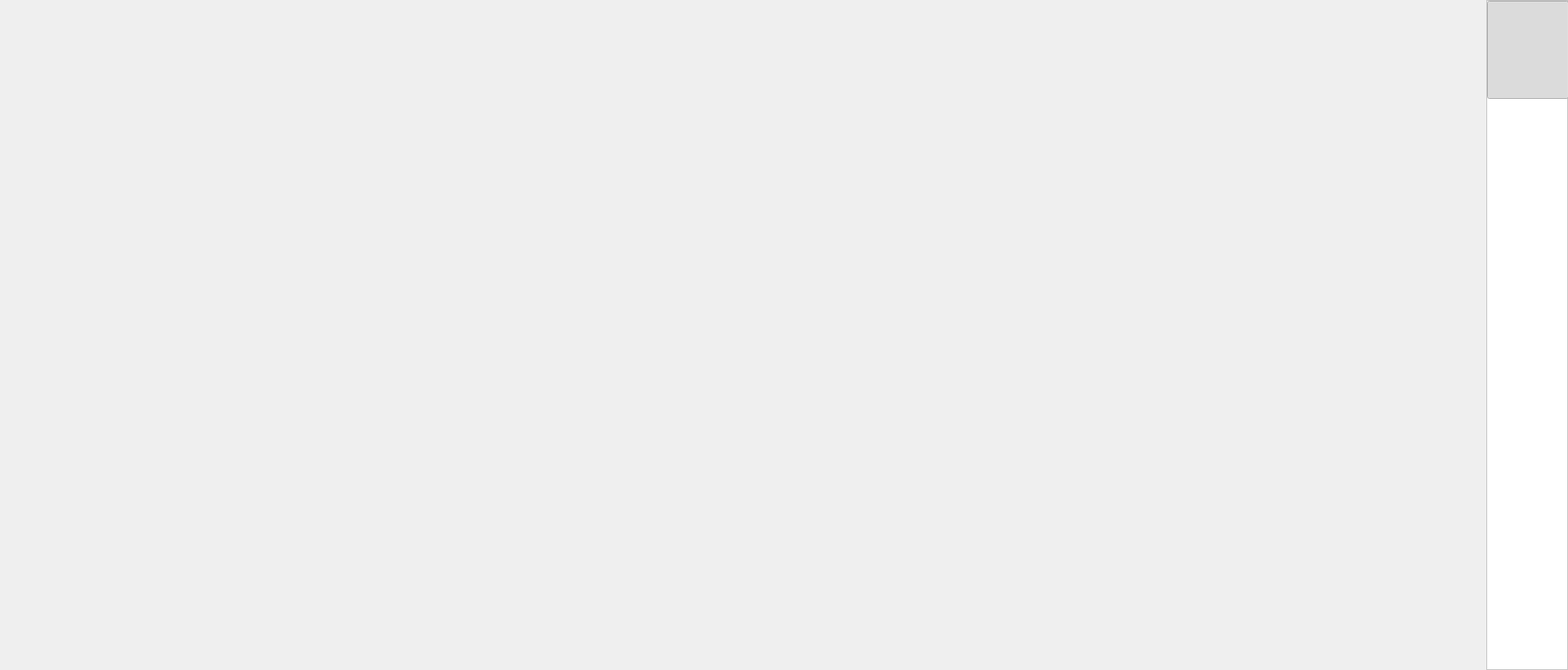
<?xml version="1.0" encoding="UTF-8"?>
<ui version="4.0">
 <class>HelpForm</class>
 <widget class="QWidget" name="HelpForm">
  <property name="geometry">
   <rect>
    <x>0</x>
    <y>0</y>
    <width>1920</width>
    <height>820</height>
   </rect>
  </property>
  <property name="windowTitle">
   <string>Form</string>
  </property>
  <layout class="QHBoxLayout" name="horizontalLayout">
   <property name="spacing">
    <number>0</number>
   </property>
   <property name="leftMargin">
    <number>0</number>
   </property>
   <property name="topMargin">
    <number>0</number>
   </property>
   <property name="rightMargin">
    <number>0</number>
   </property>
   <property name="bottomMargin">
    <number>0</number>
   </property>
   <item>
    <widget class="QStackedWidget" name="stw_View"/>
   </item>
   <item>
    <widget class="QFrame" name="frame_SubNavi">
     <property name="minimumSize">
      <size>
       <width>100</width>
       <height>0</height>
      </size>
     </property>
     <property name="maximumSize">
      <size>
       <width>100</width>
       <height>16777215</height>
      </size>
     </property>
     <property name="styleSheet">
      <string notr="true">QFrame{
	background-color:#FFFFFF;
}</string>
     </property>
     <property name="frameShape">
      <enum>QFrame::StyledPanel</enum>
     </property>
     <property name="frameShadow">
      <enum>QFrame::Raised</enum>
     </property>
     <layout class="QVBoxLayout" name="verticalLayout_13">
      <property name="spacing">
       <number>0</number>
      </property>
      <property name="leftMargin">
       <number>0</number>
      </property>
      <property name="topMargin">
       <number>0</number>
      </property>
      <property name="rightMargin">
       <number>0</number>
      </property>
      <property name="bottomMargin">
       <number>0</number>
      </property>
      <item>
       <widget class="NaviButton" name="btn_About">
        <property name="minimumSize">
         <size>
          <width>100</width>
          <height>120</height>
         </size>
        </property>
        <property name="maximumSize">
         <size>
          <width>100</width>
          <height>120</height>
         </size>
        </property>
        <property name="styleSheet">
         <string notr="true"/>
        </property>
        <property name="text">
         <string/>
        </property>
        <property name="checkable">
         <bool>true</bool>
        </property>
        <property name="checked">
         <bool>true</bool>
        </property>
       </widget>
      </item>
      <item>
       <spacer name="verticalSpacer_11">
        <property name="orientation">
         <enum>Qt::Vertical</enum>
        </property>
        <property name="sizeHint" stdset="0">
         <size>
          <width>20</width>
          <height>581</height>
         </size>
        </property>
       </spacer>
      </item>
     </layout>
    </widget>
   </item>
  </layout>
 </widget>
 <customwidgets>
  <customwidget>
   <class>NaviButton</class>
   <extends>QPushButton</extends>
   <header>AuthorityComponent/navibutton.h</header>
  </customwidget>
 </customwidgets>
 <resources/>
 <connections/>
</ui>
